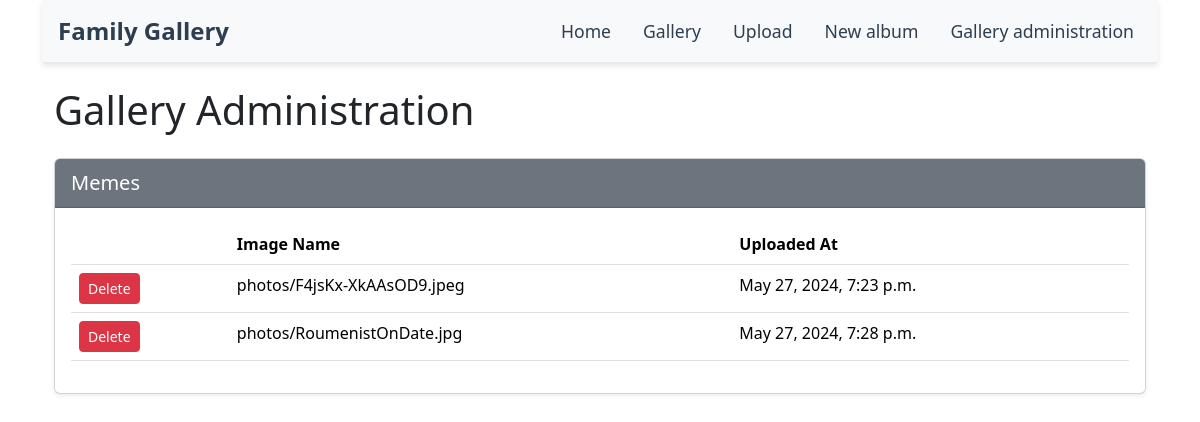
The page /gallery/gallery_administration/ on the database as committed earlier.
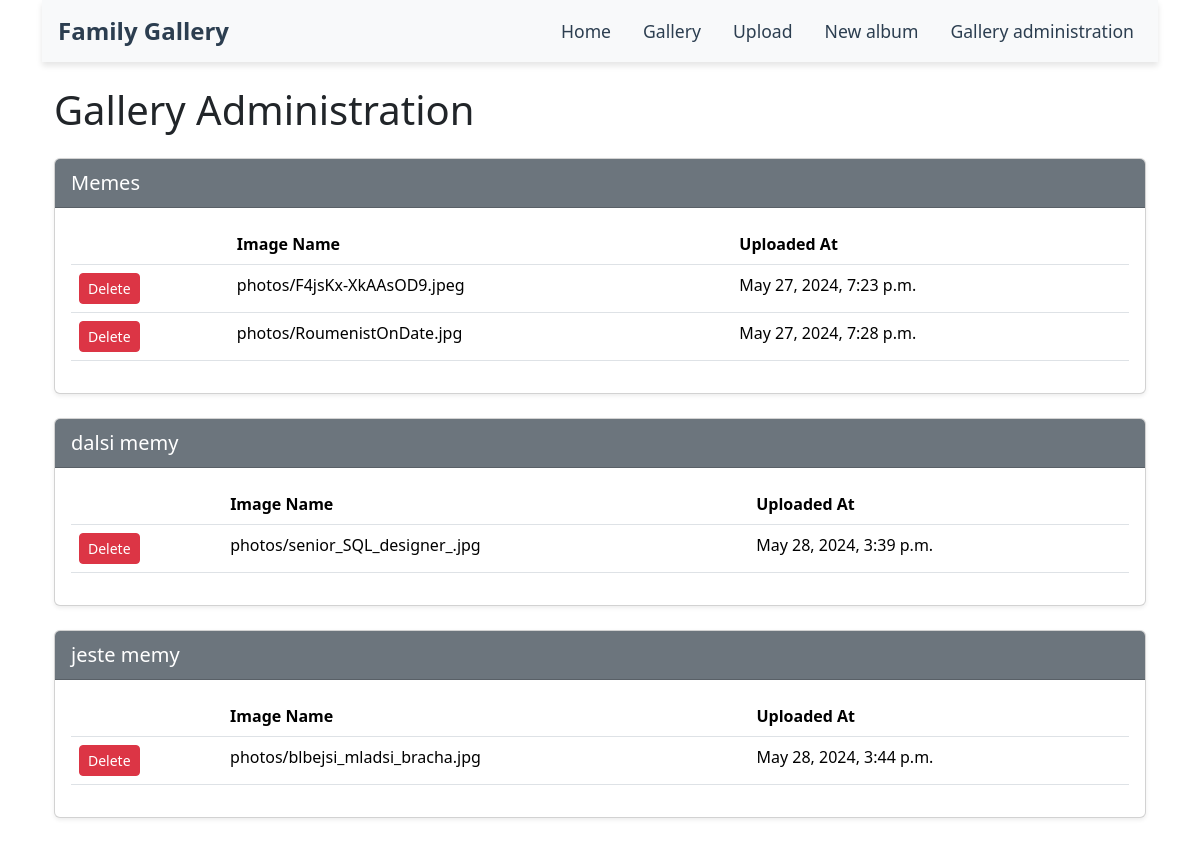
The same page on the database as committed later.
### gallery_app/models.py (models this page shows, shortened)
class Group(models.Model):
    name = models.CharField(max_length=100)

class Photo(models.Model):
    image = models.ImageField(upload_to='photos/')
    group = models.ForeignKey(Group, on_delete=models.CASCADE, related_name='photos')
    image_hash = models.CharField(max_length=64, unique=True, blank=True, null=True)
    uploaded_at = models.DateTimeField(auto_now_add=True)

### gallery_app/views.py (the view)
# urls.py: path('gallery_administration/', gallery_administration, name='gallery_administration'),
def gallery_administration(request):
    groups = Group.objects.prefetch_related('photos').all()
    return render(request, 'gallery/gallery_administration.html', {'groups': groups})

### gallery_app/templates/gallery/gallery_administration.html (shortened to what this page needs)
{% extends "base.html" %}
{% block content %}
<div class="container mt-4">
    <h1 class="mb-4">Gallery Administration</h1>
    {% if groups %}
        {% for group in groups %}
            <div class="card mb-4 shadow-sm">
                <div class="card-header text-white" style="background-color: #6c757d; padding: 0.75rem 1rem;">
                    <h5 class="my-0">{{ group.name }}</h5>
                </div>
                <div class="card-body">
                    <div class="table-responsive">
                        <table class="table table-hover">
                            <thead class="thead-light">
                                <tr>
                                    <th scope="col"></th>
                                    <th scope="col">Image Name</th>
                                    <th scope="col">Uploaded At</th>
                                </tr>
                            </thead>
                            <tbody>
                                {% for photo in group.photos.all %}
                                    <tr>
                                        <td>
                                            <form method="post" action="{% url 'delete_photo' photo.id %}">
                                                <button type="submit" class="btn btn-danger btn-sm">Delete</button>
                                            </form>
                                        </td>
                                        <td>{{ photo.image.name }}</td>
                                        <td>{{ photo.uploaded_at|date:"F j, Y, g:i a" }}</td>
                                    </tr>
                                {% endfor %}
                            </tbody>
                        </table>
                    </div>
                </div>
            </div>
        {% endfor %}
    {% else %}
        <div class="alert alert-warning" role="alert">
            No photos available.
        </div>
    {% endif %}
</div>
{% endblock %}

Rows that differ between the two databases and show on the page:
added Group: name "dalsi memy"
added Photo: image.name "photos/senior_SQL_designer_.jpg", uploaded_at "May 28, 2024, 3:39 p.m.", shown under "dalsi memy"
added Group: name "jeste memy"
added Photo: image.name "photos/blbejsi_mladsi_bracha.jpg", uploaded_at "May 28, 2024, 3:44 p.m.", shown under "jeste memy"
